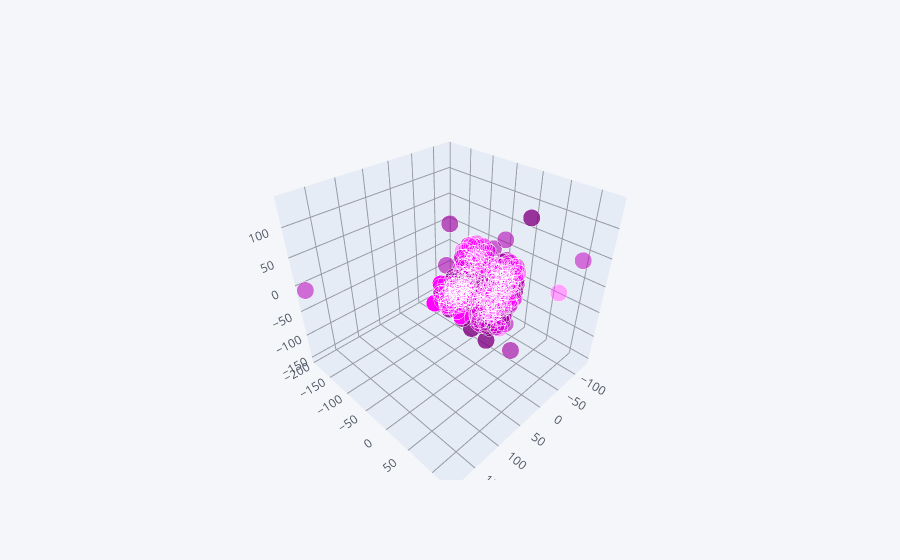

The cell this chart's notebook holds for it:
### Code cell
Xt.iplot(kind='scatter3d',x=0,y=1,z=2,mode='markers',color='purple')

### Figure 1 — Plotly figure (JSON) as saved in the notebook; plotly's stock layout.template omitted (floating-point values rounded to 4 significant figures; data arrays with more than 128 entries replaced by an {"elided": "..."} marker saying what was removed)
{"data": [{"marker": {"color": {"elided": "1000 str values"}, "opacity": 0.8, "size": {"elided": "1000 int values"}, "symbol": "circle"}, "mode": "markers", "text": {"elided": "1000 str values"}, "type": "scatter3d", "x": {"elided": "1000 float values"}, "y": {"elided": "1000 float values"}, "z": {"elided": "1000 float values"}}], "layout": {"legend": {"bgcolor": "#F5F6F9", "font": {"color": "#4D5663"}}, "paper_bgcolor": "#F5F6F9", "plot_bgcolor": "#F5F6F9", "scene": {"xaxis": {"gridcolor": "#9499A3", "showgrid": true, "tickfont": {"color": "#4D5663"}, "title": {"font": {"color": "#4D5663"}, "text": ""}, "zerolinecolor": "#9499A3"}, "yaxis": {"gridcolor": "#9499A3", "showgrid": true, "tickfont": {"color": "#4D5663"}, "title": {"font": {"color": "#4D5663"}, "text": ""}, "zerolinecolor": "#9499A3"}, "zaxis": {"gridcolor": "#9499A3", "showgrid": true, "tickfont": {"color": "#4D5663"}, "title": {"font": {"color": "#4D5663"}, "text": ""}, "zerolinecolor": "#9499A3"}}, "title": {"font": {"color": "#4D5663"}}}}
